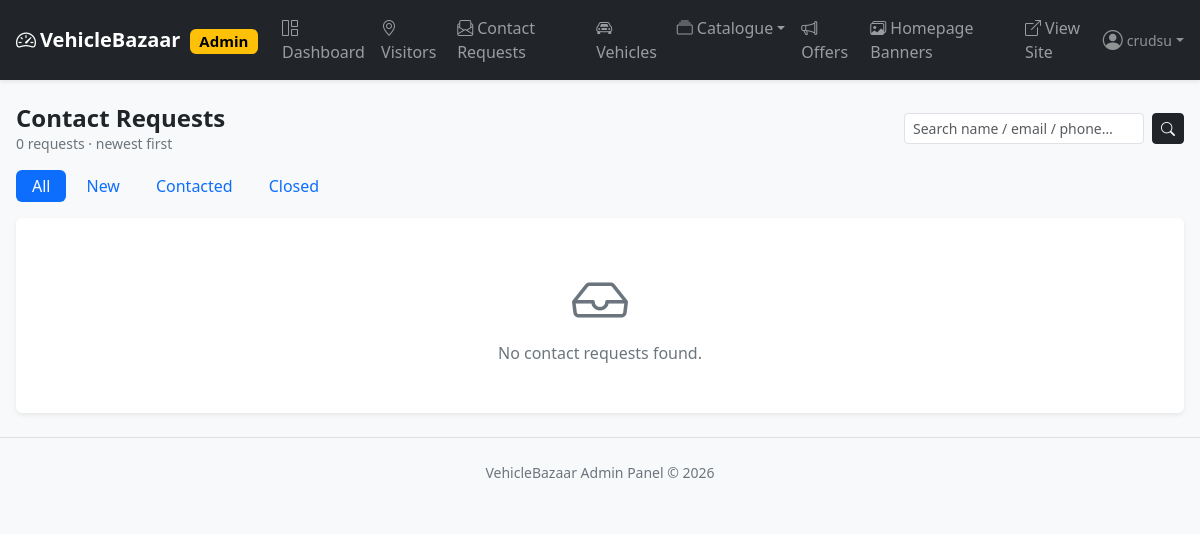
The app's page /admin-panel/contact-requests/ (signed in), older data.
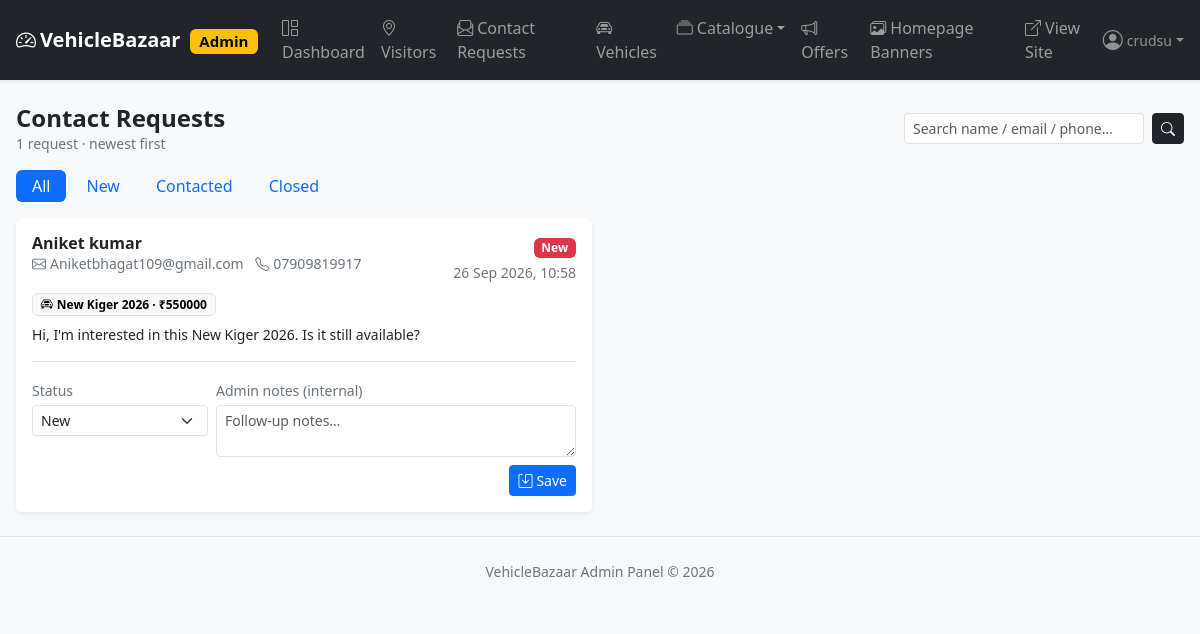
The same page, newer data.
### apps/contacts/models/contact_request.py (models this page shows, shortened)
class ContactRequest(TimeStampedModel):
    name = models.CharField(max_length=120)
    email = models.EmailField(db_index=True)
    phone = models.CharField(max_length=20)
    message = models.TextField(blank=True)
    vehicle = models.ForeignKey(
        Vehicle,
        on_delete=models.SET_NULL,
        null=True,
        blank=True,
        related_name="contact_requests",
    )
    status = models.CharField(
        max_length=12, choices=ContactStatus.choices, default=ContactStatus.NEW, db_index=True
    )
    admin_notes = models.TextField(blank=True, help_text="Internal notes, not shown to visitors.")
    class Meta:
        ordering = ["-created_at"]  # newest first
        indexes = [
            models.Index(fields=["status", "-created_at"], name="contact_status_created_idx"),
        ]

### apps/vehicles/models/vehicle.py (models this page shows, shortened)
class Vehicle(TimeStampedModel, SlugifiedModel):
    category = models.ForeignKey(
        Category, on_delete=models.PROTECT, related_name="vehicles"
    )
    brand = models.ForeignKey(Brand, on_delete=models.PROTECT, related_name="vehicles")
    model_name = models.CharField("Model", max_length=120)
    title = models.CharField(max_length=200)
    slug = models.SlugField(max_length=220, unique=True, db_index=True)
    manufacturing_year = models.PositiveSmallIntegerField(
        validators=[MinValueValidator(1950)]
    )
    registration_year = models.PositiveSmallIntegerField(
        null=True, blank=True, validators=[MinValueValidator(1950)]
    )
    price = models.DecimalField(
        max_digits=12, decimal_places=2, validators=[MinValueValidator(Decimal("0"))]
    )
    offer_price = models.DecimalField(
        max_digits=12,
        decimal_places=2,
        null=True,
        blank=True,
        validators=[MinValueValidator(Decimal("0"))],
        help_text="Discounted price. Leave empty for no discount.",
    )
    fuel_type = models.CharField(
        max_length=10, choices=FuelType.choices, default=FuelType.PETROL, db_index=True
    )
    transmission = models.CharField(
        max_length=10,
        choices=Transmission.choices,
        default=Transmission.MANUAL,
        db_index=True,
    )
    km_driven = models.PositiveIntegerField(validators=[MinValueValidator(0)])
    engine_cc = models.PositiveIntegerField("Engine (cc)", null=True, blank=True)
    color = models.CharField(max_length=60, blank=True)
    ownership = models.CharField(
        max_length=15, choices=Ownership.choices, default=Ownership.FIRST
    )
    location = models.CharField(max_length=120, db_index=True)
    description = models.TextField(blank=True)
    status = models.CharField(
        max_length=10,
        choices=VehicleStatus.choices,
        default=VehicleStatus.AVAILABLE,
        db_index=True,
    )
    is_featured = models.BooleanField(default=False, db_index=True)
    is_active = models.BooleanField(default=True, db_index=True)
    cover_image = models.ImageField(upload_to="vehicles/covers/", blank=True, null=True)
    features = models.ManyToManyField(Feature, blank=True, related_name="vehicles")
    objects = VehicleQuerySet.as_manager()
    class Meta:
        ordering = ["-created_at"]
        constraints = [
            models.CheckConstraint(
                name="vehicle_offer_price_below_price",
                check=(
                    models.Q(offer_price__isnull=True)
                    | models.Q(offer_price__lt=models.F("price"))
                ),
            ),
            models.CheckConstraint(
                name="vehicle_reg_year_not_before_mfg",
                check=(
                    models.Q(registration_year__isnull=True)
                    | models.Q(registration_year__gte=models.F("manufacturing_year"))
                ),
            ),
        ]
        indexes = [
            models.Index(fields=["is_active", "status"], name="veh_active_status_idx"),
            models.Index(fields=["-created_at"], name="veh_created_desc_idx"),
            models.Index(fields=["price"], name="veh_price_idx"),
            models.Index(fields=["manufacturing_year"], name="veh_mfg_year_idx"),
            models.Index(fields=["is_featured", "is_active"], name="veh_featured_idx"),
            models.Index(fields=["category", "status"], name="veh_cat_status_idx"),
            models.Index(fields=["brand", "status"], name="veh_brand_status_idx"),
        ]
    def get_absolute_url(self) -> str:
        return reverse("vehicle_detail", kwargs={"slug": self.slug})

### apps/dashboard/views/dashboard_view.py (the view)
@login_required
@staff_required
def contact_request_list(request):
    qs = ContactRequest.objects.select_related("vehicle").order_by("-created_at")
    status_filter = request.GET.get("status", "").strip()
    if status_filter in ContactStatus.values:
        qs = qs.filter(status=status_filter)
    q = request.GET.get("q", "").strip()
    if q:
        qs = qs.filter(
            Q(name__icontains=q) | Q(email__icontains=q) | Q(phone__icontains=q)
        )
    context = {
        "requests": qs,
        "status_choices": ContactStatus.choices,
        "current_status": status_filter,
        "q": q,
        "total": qs.count(),
    }
    return render(request, "admin_panel/contact_requests.html", context)

### apps/core_context.py (called while the page is built)
def site_settings(request):
    return {
        "SITE_NAME": getattr(settings, "SITE_NAME", "VehicleBazaar"),
        "SITE_TAGLINE": getattr(settings, "SITE_TAGLINE", "Quality second-hand vehicles, verified."),
    }

### apps/offers/context_processors.py (called while the page is built)
def active_offer(request):
    if request.path.startswith("/admin-panel/") or request.path.startswith("/django-admin/"):
        return {"modal_offer": None}
    return {"modal_offer": OfferService.get_modal_offer()}

### templates/admin_panel/contact_requests.html (shortened to what the changed rows need)
{% extends "admin_panel/base.html" %}
{% block content %}
<div class="d-flex justify-content-between align-items-center mb-3 flex-wrap gap-2">
  <div>
    <h4 class="fw-bold mb-0">Contact Requests</h4>
    <p class="text-secondary small mb-0">{{ total }} request{{ total|pluralize }} · newest first</p>
  </div>
</div>
<ul class="nav nav-pills mb-3 gap-1">
  {% for value, label in status_choices %}
    <li class="nav-item">
      <a class="nav-link py-1 {% if current_status == value %}active{% endif %}"
         href="?status={{ value }}{% if q %}&q={{ q|urlencode }}{% endif %}">{{ label }}</a>
    </li>
  {% endfor %}
</ul>
<div class="row g-3">
  {% for cr in requests %}
    <div class="col-12 col-xl-6">
      <div class="card border-0 shadow-sm h-100">
        <div class="card-body">
          <div class="d-flex justify-content-between align-items-start mb-2">
            <div>
              <h6 class="mb-0 fw-bold">{{ cr.name }}</h6>
              <div class="small text-secondary">
                <i class="bi bi-envelope me-1"></i>{{ cr.email }}
                <span class="ms-2"><i class="bi bi-telephone me-1"></i>{{ cr.phone }}</span>
              </div>
            </div>
            <div class="text-end">
              {% if cr.status == 'new' %}<span class="badge text-bg-danger">New</span>
              {% elif cr.status == 'contacted' %}<span class="badge text-bg-info">Contacted</span>
              {% else %}<span class="badge text-bg-secondary">Closed</span>{% endif %}
              <div class="small text-secondary mt-1">{{ cr.created_at|date:"d M Y, H:i" }}</div>
            </div>
          </div>
          {% if cr.vehicle %}
            <a href="{{ cr.vehicle.get_absolute_url }}" target="_blank"
               class="badge text-bg-light text-decoration-none border mb-2">
              <i class="bi bi-car-front me-1"></i>{{ cr.vehicle.title }} · ₹{{ cr.vehicle.price|floatformat:"0" }}
            </a>
          {% else %}
            <span class="badge text-bg-light border mb-2">General enquiry</span>
          {% endif %}
          <p class="mb-3 small">{{ cr.message|default:"(no message)"|linebreaksbr }}</p>
          <form method="post" action="/admin-panel/contact-requests/{{ cr.pk }}/update/" class="border-top pt-3">
            <div class="row g-2 align-items-start">
              <div class="col-4">
                <label class="form-label small text-secondary mb-1">Status</label>
                <select name="status" class="form-select form-select-sm">
                  {% for value, label in status_choices %}
                    <option value="{{ value }}" {% if cr.status == value %}selected{% endif %}>{{ label }}</option>
                  {% endfor %}
                </select>
              </div>
              <div class="col-8">
                <label class="form-label small text-secondary mb-1">Admin notes (internal)</label>
                <textarea name="admin_notes" rows="2" class="form-control form-control-sm"
                          placeholder="Follow-up notes…">{{ cr.admin_notes }}</textarea>
              </div>
            </div>
            <div class="text-end mt-2">
              <button type="submit" class="btn btn-sm btn-primary"><i class="bi bi-save me-1"></i>Save</button>
            </div>
          </form>
        </div>
      </div>
    </div>
  {% empty %}
    <div class="col-12">
      <div class="card border-0 shadow-sm">
        <div class="card-body text-center text-secondary py-5">
          <i class="bi bi-inbox display-4 d-block mb-2"></i>
          No contact requests found{% if q or current_status %} matching your filters{% endif %}.
        </div>
      </div>
    </div>
  {% endfor %}
</div>
{% endblock %}

Row changes from the older to the newer data that the page shows:
added ContactRequest: name "Aniket kumar", email "Aniketbhagat109@gmail.com", phone "07909819917", shows "New", created_at "26 Sep 2026, 10:58", vehicle "New Kiger 2026", vehicle.price "550000", message "Hi, I'm interested in this New Kiger 2026. Is it still available?", status "New"
Text that changed along with them:
{{ total }}: "0" → "1"
text no longer shown: "No contact requests found ."
